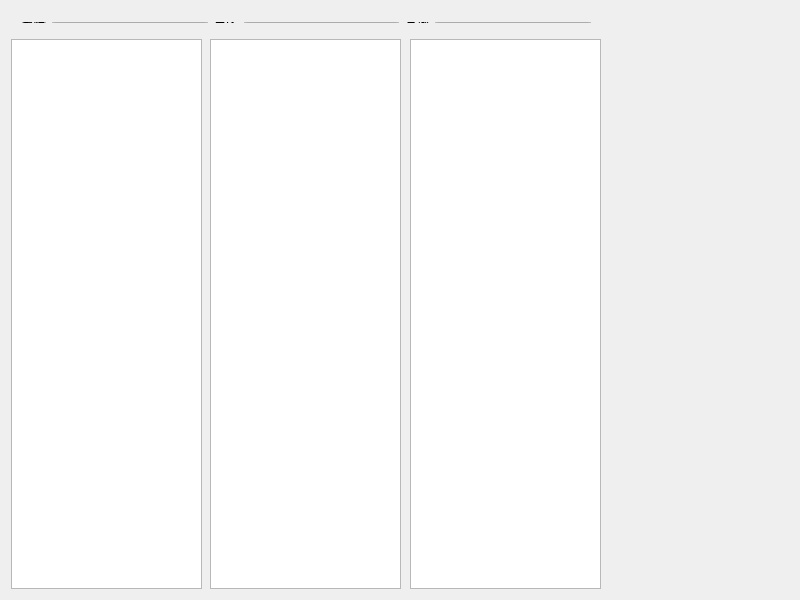
<?xml version="1.0" encoding="UTF-8"?>
<ui version="4.0">
 <class>frmCityHelper</class>
 <widget class="QWidget" name="frmCityHelper">
  <property name="geometry">
   <rect>
    <x>0</x>
    <y>0</y>
    <width>800</width>
    <height>600</height>
   </rect>
  </property>
  <property name="windowTitle">
   <string>Widget</string>
  </property>
  <widget class="QListWidget" name="listProvince">
   <property name="geometry">
    <rect>
     <x>11</x>
     <y>39</y>
     <width>191</width>
     <height>550</height>
    </rect>
   </property>
  </widget>
  <widget class="QListWidget" name="listCity">
   <property name="geometry">
    <rect>
     <x>210</x>
     <y>39</y>
     <width>191</width>
     <height>550</height>
    </rect>
   </property>
  </widget>
  <widget class="QListWidget" name="listCounty">
   <property name="geometry">
    <rect>
     <x>410</x>
     <y>39</y>
     <width>191</width>
     <height>550</height>
    </rect>
   </property>
  </widget>
  <widget class="QWidget" name="">
   <property name="geometry">
    <rect>
     <x>11</x>
     <y>11</y>
     <width>591</width>
     <height>23</height>
    </rect>
   </property>
   <layout class="QHBoxLayout" name="horizontalLayout">
    <item>
     <widget class="QLabel" name="labProvince">
      <property name="text">
       <string>省份</string>
      </property>
     </widget>
    </item>
    <item>
     <widget class="QComboBox" name="cboxProvince">
      <property name="sizePolicy">
       <sizepolicy hsizetype="Expanding" vsizetype="Fixed">
        <horstretch>0</horstretch>
        <verstretch>0</verstretch>
       </sizepolicy>
      </property>
     </widget>
    </item>
    <item>
     <widget class="QLabel" name="labCity">
      <property name="text">
       <string>市区</string>
      </property>
     </widget>
    </item>
    <item>
     <widget class="QComboBox" name="cboxCity">
      <property name="sizePolicy">
       <sizepolicy hsizetype="Expanding" vsizetype="Fixed">
        <horstretch>0</horstretch>
        <verstretch>0</verstretch>
       </sizepolicy>
      </property>
     </widget>
    </item>
    <item>
     <widget class="QLabel" name="labCounty">
      <property name="text">
       <string>县城</string>
      </property>
     </widget>
    </item>
    <item>
     <widget class="QComboBox" name="cboxCounty">
      <property name="sizePolicy">
       <sizepolicy hsizetype="Expanding" vsizetype="Fixed">
        <horstretch>0</horstretch>
        <verstretch>0</verstretch>
       </sizepolicy>
      </property>
     </widget>
    </item>
   </layout>
  </widget>
 </widget>
 <layoutdefault spacing="6" margin="11"/>
 <resources/>
 <connections/>
</ui>
